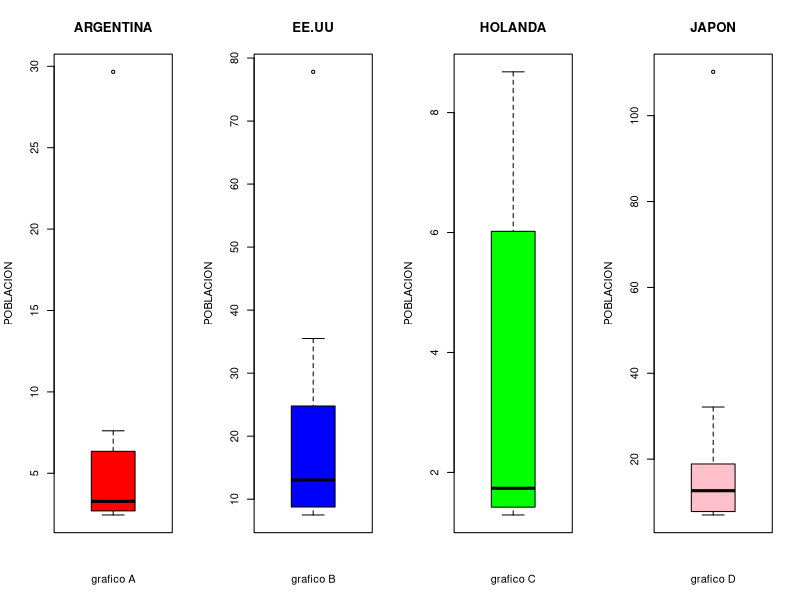
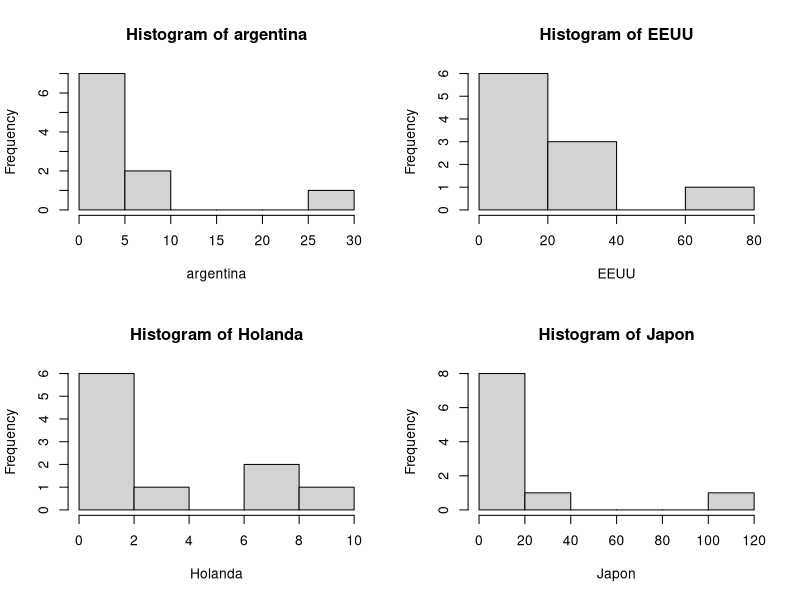
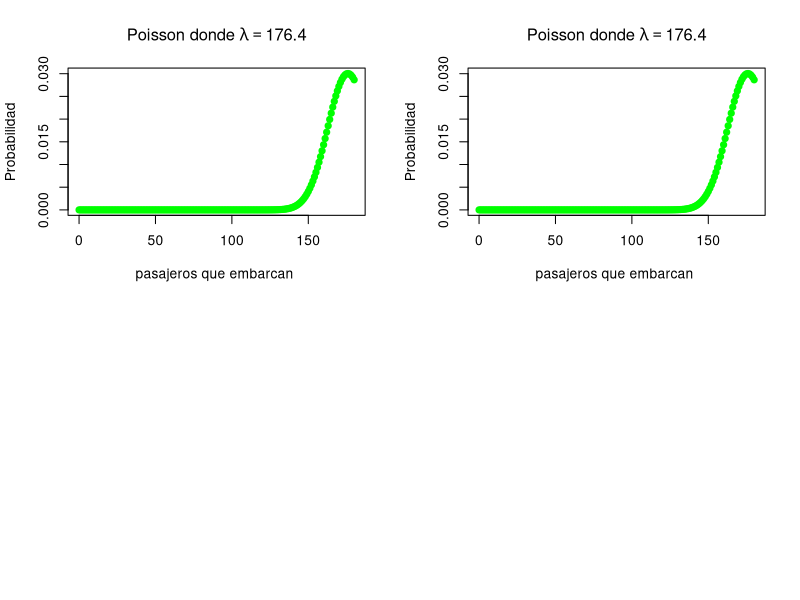

These figures' R source, in order:
## ---- chunk 1



argentina<-c(29.66,7.61,6.35,4.10,3.80,2.75,2.70,2.69,2.51,2.44)
EEUU<-c(77.81,35.50,24.79,20.02,16.70,9.39,9.38,8.76,7.63,7.50)
Holanda<-c(8.68,7.31,6.02,2.64,1.75,1.72,1.51,1.42,1.31,1.29)
Japon<-c(110.21,32.14,18.88,16.38,13.37,11.92,10.71,7.80,7.70,7.00)



par(mfrow = c(1,4))

boxplot(argentina, main = 'ARGENTINA', col='red', ylab='POBLACION', xlab='grafico A')
boxplot(EEUU,main = 'EE.UU',col='blue',ylab='POBLACION',xlab='grafico B')
boxplot(Holanda ,main = 'HOLANDA',col='green',ylab='POBLACION',ylab='POBLACION',xlab='grafico C')
boxplot(Japon,main = 'JAPON',col='pink',ylab='POBLACION',xlab='grafico D')

par(mfrow = c(2,2))
hist(argentina)
hist(EEUU)
hist(Holanda)
hist(Japon)



## ---- chunk 2

p=0.02
n=180

lambda=n*p
lambda
#lambda 3.6 serian las personas que no se presentan a embarque
#el 98% seria el valor de las personas que se presentan a embarque = 176.4
ppois(181,176.4)
1-sum(dpois (0:181, 176.4))

plot(0:180,dpois(0:180,176.4),main =expression(paste("Poisson donde ",lambda==176.4)),
     xlab= "pasajeros que embarcan ",ylab = "Probabilidad",pch=19,col= "green" )

## ---- chunk 3
sd=5
media=400
#p(x > 415) = 1-p(x <=415)
1-pnorm(415,media,sd)

plot(0:180,dpois(0:180,176.4),main =expression(paste("Poisson donde ",lambda==176.4)),
     xlab= "pasajeros que embarcan ",ylab = "Probabilidad",pch=19,col= "green" )
